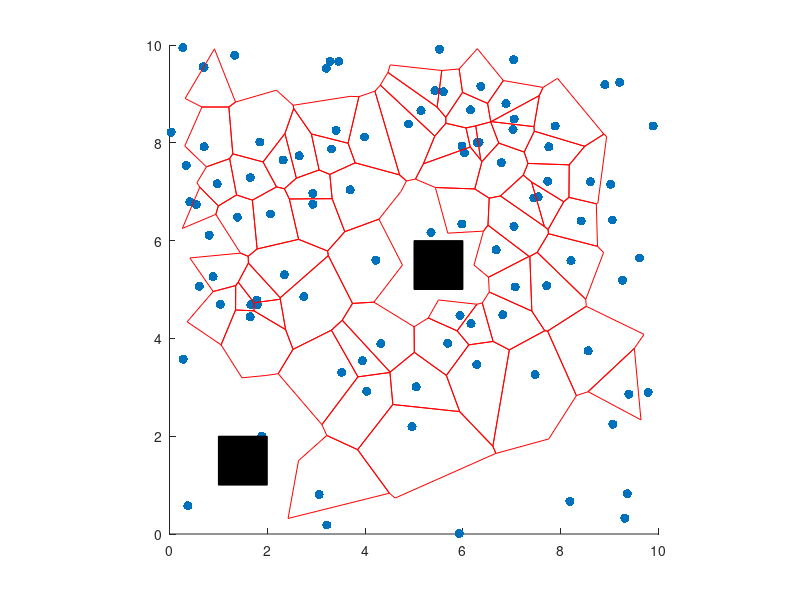

Source code (MATLAB):

% Generate random points inside a bounding box
num_points = 100;
x = rand(num_points,1)*10;
y = rand(num_points,1)*10;
% Define polygonal obstacles
obstacles = {[1 1; 1 2; 2 2; 2 1], [5 5; 5 6; 6 6; 6 5]};

% Plot points and obstacles
figure;
hold on;
plot(x,y,'.','MarkerSize',20);
for i = 1:length(obstacles)
    obstacle = obstacles{i};
    patch(obstacle(:,1), obstacle(:,2), 'k');
end
xlim([0 10]);
ylim([0 10]);
axis equal;

% Remove Voronoi pts inside obstacles
for i = 1:length(obstacles)
    obstacle = obstacles{i};
    [in,on] = inpolygon(x,y,obstacle(:,1),obstacle(:,2));
    is_inside = in | on;
    x=x(~is_inside);
    y=y(~is_inside);
    x=[x ; obstacle(:,1)];
    y=[y ; obstacle(:,2)];
end
p=[x y];

% Generate Voronoi diagram
[v,c] = voronoin(p);

% Remove Voronoi vertices outside bounding box
is_outside = v(:,1)<0 | v(:,1)>10 | v(:,2)<0 | v(:,2)>10;
% v(:,1)(is_outside) = NaN;
% v(:,2)(is_outside) = NaN;
v(is_outside,:)=[];
index=find(is_outside);
while(~isempty(index))
    idx = index(1);
    eliminated_cells = 0;
    for j=1:length(c)
        if ~isempty(find(c{j-eliminated_cells}==idx,1))
            c(j-eliminated_cells)=[];
            eliminated_cells=eliminated_cells+1;
        else
            c{j-eliminated_cells}(c{j-eliminated_cells}>idx)=c{j-eliminated_cells}(c{j-eliminated_cells}>idx)-1;
        end
    end
    index(1)=[];
    index=index-1;
end

% Remove Voronoi edges inside obstacles
for i = 1:length(obstacles)
    obstacle = obstacles{i};
    [in,on] = inpolygon(v(:,1),v(:,2),obstacle(:,1),obstacle(:,2));
    is_inside = in | on;
    v(is_inside,:)=[];
    index=find(is_inside);
    while(~isempty(index))
        idx = index(1);
        eliminated_cells = 0;
        for j=1:length(c)
            if ~isempty(find(c{j-eliminated_cells}==idx,1))
                c(j-eliminated_cells)=[];
                eliminated_cells=eliminated_cells+1;
            else
                c{j-eliminated_cells}(c{j-eliminated_cells}>idx)=c{j-eliminated_cells}(c{j-eliminated_cells}>idx)-1;
            end
        end
        index(1)=[];
        index=index-1;
    end
end

% Plot Voronoi diagram
for j=1:length(c)
    plot([v(c{j},1)' v(c{j}(1),1)],[v(c{j},2)' v(c{j}(1),2)],'r');
end
